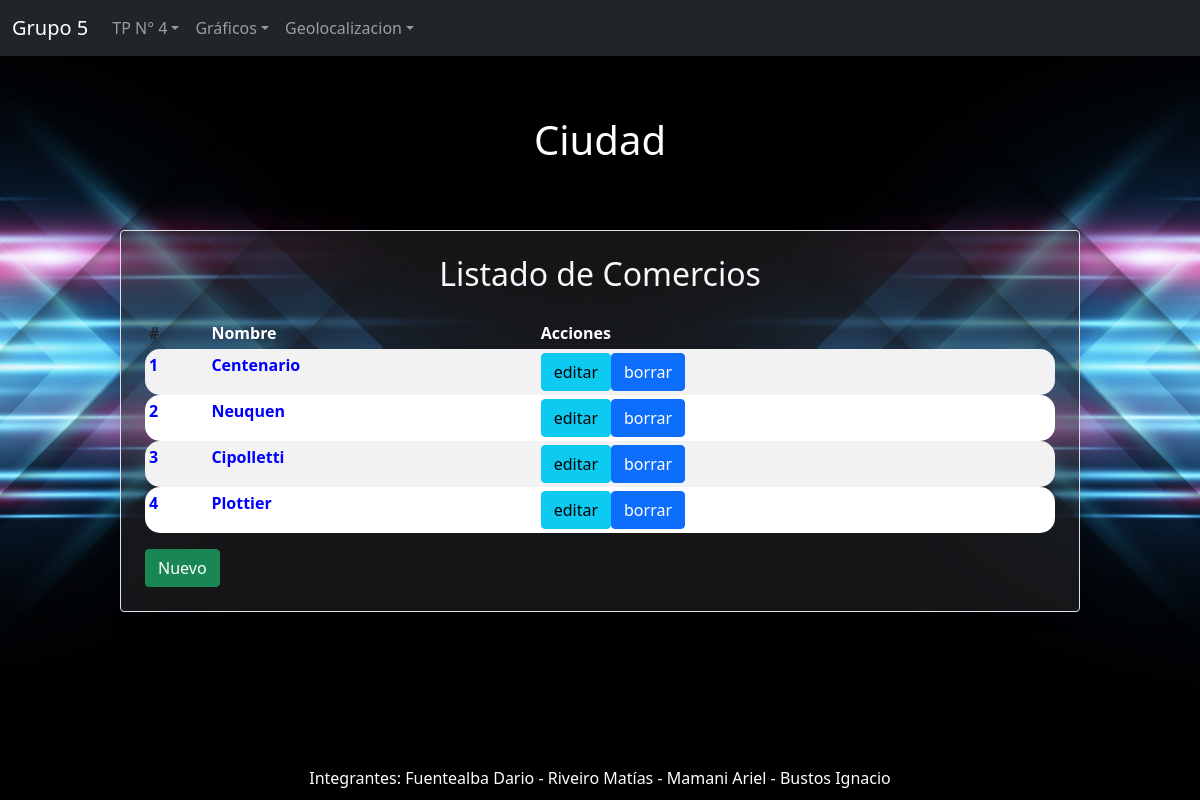
The page /Vista/ciudad/index.php on the database as committed earlier.
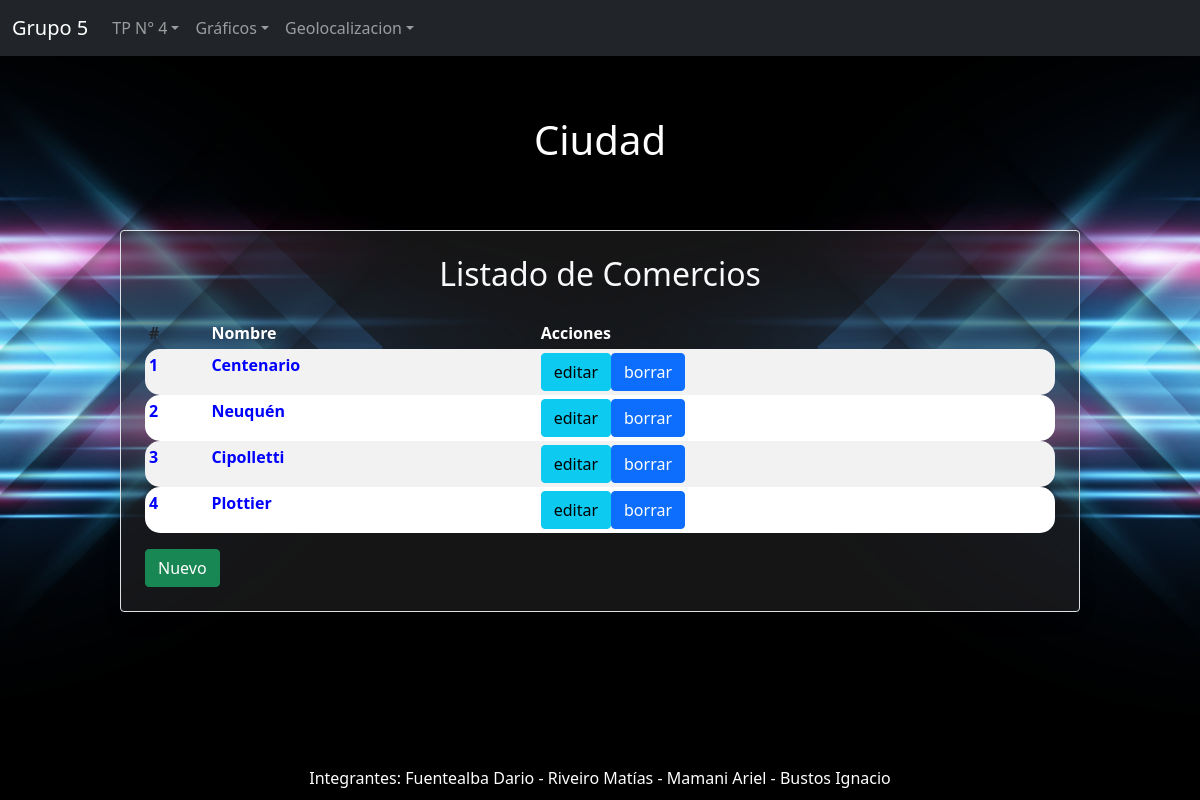
The same page on the database as committed later.
### tables this page shows
CREATE TABLE ciudad (
  ciu_id int(3) NOT NULL PRIMARY KEY,
  ciu_nombre varchar(30) NOT NULL
);

### Vista/ciudad/accion.php (called while the page is built, shortened)
<?php
$titulo = " Ciudad ";
include_once("../Estructura/header.php");
$objTrans = new AbmCiudad();
if (isset($datos['accion'])){
    if($datos['accion']=='listar'){
        $lista = convert_array($objTrans->buscar(null));
    }
    }
?>

### Util/funciones.php (called while the page is built, shortened)
<?php
spl_autoload_register(function ($class_name){
    $directorys = array(
        $GLOBALS['ROOT'].'Modelo/',
        $GLOBALS['ROOT'].'Modelo/Conector/',
        $GLOBALS['ROOT'].'Control/'
        );
});
function dismount($object) {
    $reflectionClass = new ReflectionClass(get_class($object));
    $array = array();
    foreach ($reflectionClass->getProperties() as $property) {
        $property->setAccessible(true);
        $array[$property->getName()] = $property->getValue($object);
    }
    return $array;
}
function convert_array($param) {
    $_AAux= array();
    if (!empty($param)) {
        if (count($param)){
            foreach($param as $obj) {
                array_push($_AAux,dismount($obj));
            }
        }
    }
    return $_AAux;
}
?>

### Modelo/Ciudad.php (called while the page is built, shortened)
<?php
class Ciudad {
    public static function listar($parametro=""){
        $arreglo = array();
        $base = new BaseDatos();
        $sql = "SELECT * FROM ciudad ";
        if ($parametro != "") {
            $sql .= " WHERE " .$parametro;
        }
        $res = $base->Ejecutar($sql);
        if($res > -1){
            if($res > 0){
                while ($row = $base->Registro()){
                    $obj = new Ciudad();
                    $obj->setear($row['ciu_id'], $row['ciu_nombre']);
                    array_push($arreglo, $obj);
                }
            }
        }else{
            self::setmensajeoperacion("Ciudad->listar: ".$base->getError());
        }
        return $arreglo;
    }
}
?>

### Modelo/Conector/BaseDatos.php (called while the page is built, shortened)
<?php
class BaseDatos extends PDO {
  	private $indice;
  	private $resultado;
    public function __construct(){
        $this->indice =0;
    }
    public function setSQL($e){
        return "\n".$this->sql = $e;
    }
    public function Ejecutar($sql){
        if ( stristr($sql,"select")){
            $resp =  $this->EjecutarSelect($sql);
        }
        return $resp;
   }
   private function EjecutarSelect($sql){
       $cant = -1;
       $resultado=parent::query($sql);
       if(!$resultado){
           $this->analizarDebug();
       }else {
          $arregloResult = $resultado->fetchAll();
          $cant = count($arregloResult);
       }
       return $cant;
   }
   public function Registro() {
       $filaActual = false;
       $indiceActual = $this->getIndice();
       if ($indiceActual>=0) {
           $filas = $this->getResultado();
           if($indiceActual<count($filas)){
               $filaActual =  $filas[$indiceActual];
           }else {
               $this->setIndice(-1);
           }
       }
       return $filaActual;
   }
   private function setIndice ($valor){
       $this->indice = $valor;
   }
   private function getIndice (){
       return $this->indice;
   }
   private function setResultado($valor){
       $this->resultado = $valor;
   }
   private function getResultado(){
      return $this->resultado;
   }
}

### Control/AbmCiudad.php (called while the page is built, shortened)
<?php
class AbmCiudad{
    public function buscar($param){
        $where = " true ";
        $arreglo = Ciudad::listar($where);
        return $arreglo;
    }
}
?>

### Vista/ciudad/index.php (the view, shortened to what this page needs)
<?php
include_once("../Estructura/header.php");
include_once("accion.php");
?>
<div class="divtitulo">
    <h1><?php echo $titulo;?></h1>
</div>
<div class="container_auto mt-3 mt-5 p-4 border rounded shadow text-light">
  <div class="text-center mb-4">
    <h2>Listado de Comercios</h2>
  </div>
    <div class="table-responsive">
        <table class="table table-striped table-sm">
            <thead>
            <tr>
                <th scope="col">#</th>
                <th class="text-white" scope="col">Nombre</th>
                <th class="text-white" scope="col">Acciones</th>
            </tr>
            </thead>
            <tbody>
    <?php
    if( count($lista)>0){
        foreach ($lista as $ciudad) {
            echo '<tr><td>'.$ciudad['ciu_id'].'</td>';
            echo '<td>'.$ciudad['ciu_nombre'].'</td>';
            echo '<td><a class="btn btn-info" role="button" href="editar.php?accion=editar&ciu_id='.$ciudad['ciu_id'].'">editar</a>';
            echo '<a class="btn btn-primary" role="button" href="editar.php?accion=borrar&ciu_id='.$ciudad['ciu_id'].'">borrar</a></td></tr>';
        }
    }
    ?>
            </tbody>
        </table>
    </div>
    <div class="row float-right">
        <div class="col-md-12 float-right">
            <a class="btn btn-success" role="button" href="editar.php?accion=nuevo&ciu_id=-1">Nuevo</a>
        </div>
    </div>
</div>
<?php
include_once("../Estructura/footer.php");
?>

Rows that differ between the two databases and show on the page:
changed ciudad id 2: ciu_nombre "Neuquen" → "Neuquén"
